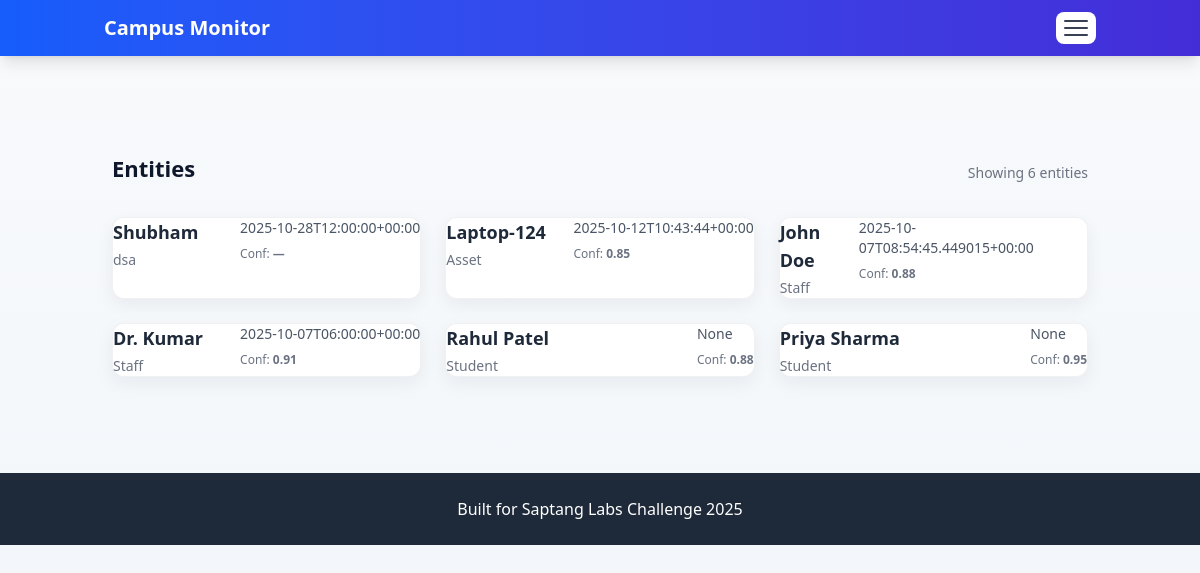
/entities/, run on the app's committed database.
### campus_monitor/dashboard/models.py (models this page shows, shortened)
class Entity(models.Model):
	name = models.CharField(max_length=200)
	entity_type = models.CharField(max_length=100, blank=True)
	last_seen = models.DateTimeField(null=True, blank=True)
	status = models.CharField(max_length=100, blank=True)
	confidence = models.FloatField(null=True, blank=True)
	metadata = models.JSONField(blank=True, null=True)
	created_at = models.DateTimeField(default=timezone.now)
	updated_at = models.DateTimeField(auto_now=True)
	class Meta:
		ordering = ['-last_seen', '-updated_at']

### campus_monitor/dashboard/views.py (the view)
# urls.py: path('entities/', views.entity_list, name='entity_list'),
def entity_list(request):
    qs = Entity.objects.all().order_by('-last_seen')[:200]
    entities = []
    for e in qs:
        entities.append({
            'id': e.id,
            'name': e.name,
            'type': e.entity_type,
            'last_seen': e.last_seen.isoformat() if e.last_seen else None,
            'confidence': e.confidence if e.confidence is not None else 0.0,
        })
    import json
    return render(request, 'dashboard/entities.html', {'entities': entities, 'entities_json': json.dumps(entities)})

### campus_monitor/dashboard/context_processors.py (called while the page is built)
def server_date(request):
    server_dt = timezone.now()
    if TimelineEvent is not None:
        try:
            latest = TimelineEvent.objects.order_by('-timestamp').first()
            if latest and latest.timestamp:
                server_dt = latest.timestamp
        except Exception:
            pass
    user_is_staff = False
    try:
        if request.user.is_authenticated:
            prof = getattr(request.user, 'profile', None)
            if prof and getattr(prof, 'role', None) in ('Staff', 'Admin'):
                user_is_staff = True
            else:
                user_is_staff = getattr(request.user, 'is_staff', False)
    except Exception:
        user_is_staff = getattr(request.user, 'is_staff', False)
    return {'server_date': server_dt, 'user_is_staff': user_is_staff}

### campus_monitor/dashboard/templates/dashboard/entities.html
{% extends 'dashboard/base.html' %}
{% block content %}
<div class="container mx-auto px-6 py-12">
    <div class="flex items-center justify-between mb-6">
        <h1 class="page-title">Entities</h1>
        <div class="text-sm muted">Showing {{ entities|length }} entities</div>
    </div>
    <div class="grid grid-cols-1 sm:grid-cols-2 lg:grid-cols-3 gap-6">
        {% for e in entities %}
            <a href="{% url 'entity_detail' e.id %}" class="block card hover:shadow-xl transition p-5">
                <div class="flex justify-between items-start">
                    <div>
                        <h3 class="text-lg font-semibold text-gray-800">{{ e.name }}</h3>
                        <div class="text-sm text-gray-500 mt-1">{{ e.type }}</div>
                    </div>
                    <div class="text-right">
                        <div class="text-sm text-gray-600">{{ e.last_seen }}</div>
                        <div class="text-xs mt-2 text-gray-500">Conf: <span class="font-semibold">{{ e.confidence|default:'—' }}</span></div>
                    </div>
                </div>
            </a>
        {% endfor %}
    </div>
</div>
{% endblock %}

### campus_monitor/dashboard/static/dashboard/theme.css (style rules this page uses)
:root { --brand-1: #2563eb; --brand-2: #4f46e5; --muted: #6b7280; --card-bg: #ffffff; --surface: #f8fafc; }
body { background: linear-gradient(180deg, var(--surface) 0%, #f1f5f9 100%); }
.card { background:var(--card-bg);border:1px solid rgba(15,23,42,0.06);border-radius:0.75rem;box-shadow:0 6px 18px rgba(15,23,42,0.06) }
.page-title { font-size:1.375rem;font-weight:700;color:#0f172a;margin-bottom:0.5rem }
.muted { color:var(--muted) }

### data on the page
Entity: name "Shubham", type "dsa"
Entity: name "Laptop-124", type "Asset", confidence "0.85"
Entity: name "John Doe", type "Staff", confidence "0.88"
Entity: name "Dr. Kumar", type "Staff", confidence "0.91"
Entity: name "Rahul Patel", type "Student", confidence "0.88"
Entity: name "Priya Sharma", type "Student", confidence "0.95"

### other printed values
{{ entities|length }} "6"
{{ e.last_seen }} "2025-10-28T12:00:00+00:00" "2025-10-12T10:43:44+00:00" "2025-10-07T08:54:45.449015+00:00" "2025-10-07T06:00:00+00:00" "None" "None"
{{ e.confidence|default:'—' }} "—"
